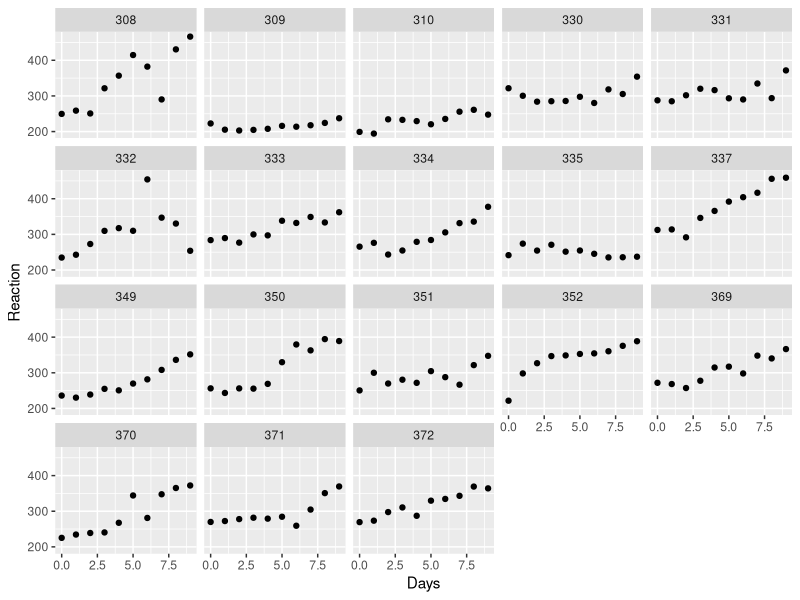

Here is the R script that generated this plot:
# load up lme4
library(lme4)
library(tidyverse)

head(sleepstudy, 15)

ggplot(sleepstudy,
       aes(x = Days, y = Reaction)
) + geom_point() + facet_wrap(~Subject)



# Multilevel linear model -------------------------------------------------

M <- lmer(Reaction ~ Days + (Days|Subject),
          data = sleepstudy)

summary(M)

# the intercept of the average individual
# which is the mean of the normal distribution over populations intercepts
population_mean <- 251.405

# this is the sd of the normal distribution over the population intercepts
population_sd <- 24.741 

# this is 95% interval of the population
c(population_mean - 1.96 * population_sd,
  population_mean + 1.96 * population_sd)


# 95% interval for the distribution of slope effects ----------------------

# the intercept of the average individual
# which is the mean of the normal distribution over populations intercepts
population_mean <- 10.467

# this is the sd of the normal distribution over the population intercepts
population_sd <- 5.922

# this is 95% interval of the population
c(population_mean - 1.96 * population_sd,
  population_mean + 1.96 * population_sd)


